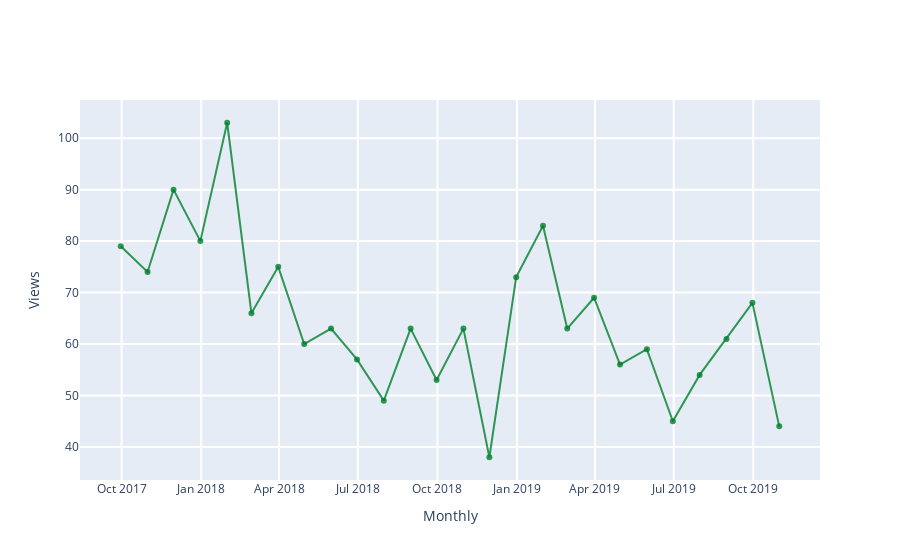

Notebook source saved alongside this figure:
### Code cell
### --------------------------- ###
### TRY YOURSELF! VISUALIZATION ###
### --------------------------- ###

## define a WikiMediaAPI instance, more details see:                          ##
## https://github.com/gesiscss/wikiwho_demo/blob/master/external/wikimedia.py ##
## https://github.com/gesiscss/wikiwho_demo/blob/master/external/api.py       ##

wikimedia_api = WikiMediaAPI(project='en.wikipedia')
wikimedia_dv = WikiMediaDV(wikimedia_api)

## page of insterest ##

print('The page that was found:', the_page['title'])

## get pageview counts for the article, more details see:                     ##
## https://github.com/gesiscss/wikiwho_demo/blob/master/external/wikimedia.py ##

views = wikimedia_dv.get_pageviews(the_page['title'], 'daily')

## visualization, core visual code lies in ViewsListener, then the interact function    ##
## make it interactive, mode details see:                                               ##
## https://github.com/gesiscss/wikiwho_demo/blob/master/visualization/views_listener.py ##
## https://ipywidgets.readthedocs.io/en/latest/examples/Using%20Interact.html           ##

# define a ViewListener instance with the page views counts
listener = ViewsListener(views)

# you could customize begin/end dates and granularity to generate different graphs
# e.g. begin='20160809', end='20191020', granularity='Monthly'
begin='20170901'
end='20191020'
granularity='Monthly' # 'Yearly', 'Monthly', 'Weekly' ,'Daily' 

# raw data can be found in

url = (f'{wikimedia_dv.api.base}metrics/pageviews/per-article/'
       f"{wikimedia_dv.api.project}/all-access/all-agents/{urllib.parse.quote(the_page['title'])}/{granularity.lower()}"
       f"/{int(begin)}/{int(end)}")
print('Raw data can be found in:', url)
print('(Note that: the time unit for the response data only supports granularity for "daily" and "monthly")\n')

# time range you selected
print('Time range you have selected:')
print('Start date:', begin)
print('End date:', end)
print('Granularity:', granularity)

# visulization
listener.listen(begin, end, granularity)

# pageviews aggregation data: pageviews_agg
pageviews_agg = listener.df_plotted['views'].agg({
                    'Total views': sum,
                    'Max views period': max,
                    'Min views period': min,
                    'Average views': min,}).to_frame('Value')

print('Total views of this page:', pageviews_agg['Value']['Total views'])
print('Max views during the selected period:', pageviews_agg['Value']['Max views period'])
print('Min views during the selected period:', pageviews_agg['Value']['Min views period'])
print('Average views during the selected period:', pageviews_agg['Value']['Average views'])

### Figure 1 — Plotly figure (JSON) as saved in the notebook; plotly's stock layout.template omitted (floating-point values rounded to 4 significant figures)
{"data": [{"marker": {"color": "rgba(0, 128, 43, .8)"}, "mode": "lines+markers", "name": "Views", "type": "scatter", "x": ["2017-09-30T00:00:00", "2017-10-31T00:00:00", "2017-11-30T00:00:00", "2017-12-31T00:00:00", "2018-01-31T00:00:00", "2018-02-28T00:00:00", "2018-03-31T00:00:00", "2018-04-30T00:00:00", "2018-05-31T00:00:00", "2018-06-30T00:00:00", "2018-07-31T00:00:00", "2018-08-31T00:00:00", "2018-09-30T00:00:00", "2018-10-31T00:00:00", "2018-11-30T00:00:00", "2018-12-31T00:00:00", "2019-01-31T00:00:00", "2019-02-28T00:00:00", "2019-03-31T00:00:00", "2019-04-30T00:00:00", "2019-05-31T00:00:00", "2019-06-30T00:00:00", "2019-07-31T00:00:00", "2019-08-31T00:00:00", "2019-09-30T00:00:00", "2019-10-31T00:00:00"], "y": [79, 74, 90, 80, 103, 66, 75, 60, 63, 57, 49, 63, 53, 63, 38, 73, 83, 63, 69, 56, 59, 45, 54, 61, 68, 44]}], "layout": {"hovermode": "closest", "legend": {"x": 0.5, "y": 1.2}, "showlegend": false, "xaxis": {"gridwidth": 2, "ticklen": 5, "title": {"text": "Monthly"}, "zeroline": true}, "yaxis": {"gridwidth": 2, "ticklen": 5, "title": {"text": "Views"}}}}
